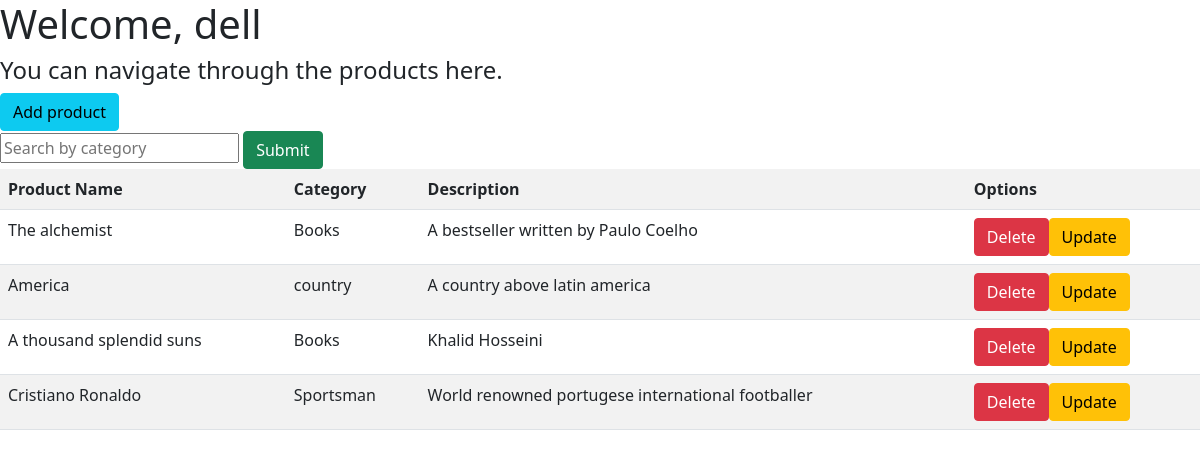
Page /dashboard/ (signed in) on the earlier database version.
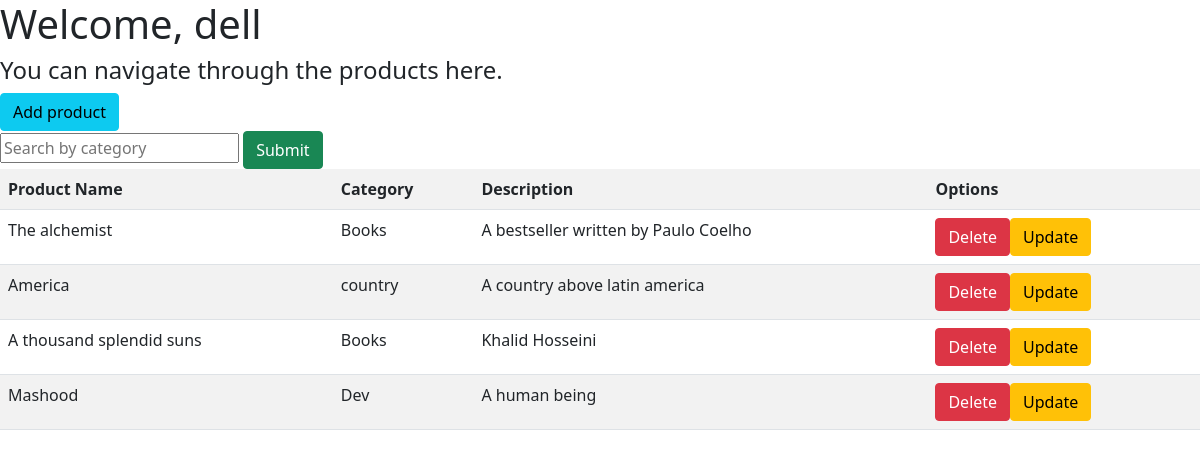
Same page on the later database version.
### adoptions/models.py (models this page shows)
class products(models.Model):
    product_name = models.CharField(max_length=255, primary_key=True, unique=True)
    tags = models.ManyToManyField(category, related_name="products")
    category_name = models.CharField(max_length=255)
    description = models.TextField(max_length=255)
    django_admin_side = models.CharField(max_length=255, blank=True)

### adoptions/views.py (the view)
# urls.py: path('dashboard/',views.dashboardView,name="dashboard"),
@login_required()
def dashboardView(request):
    context ={
        "data":"Gfg is the best",
        "count" :products.objects.count(),
        "products" :products.objects.all()
    }
    hashed_pass = make_password("Mashood")
    print(hashed_pass)
    return render(request,'dashboard.html', context)

### adoptions/templates/dashboard.html (shortened to what this page needs)
{% extends 'index.html' %}
{% block content %}
<h1>Welcome, {{user.username}}</h1>
<h4>You can navigate through the products here.</h4>
<a class="btn btn-info" href="{% url 'create_product' %}">Add product</a>
<form action="{% url 'search_product' %}" method="get">
<input type="text" name="category_name" placeholder="Search by category"></input>
<input type="submit" class="btn btn-success"></input>
</form>
<table class="table table-striped">
    <tr>
        <th>Product Name</th>
        <th>Category</th>
        <th>Description</th>
        <th>Options</th>
    </tr>
    {% for product in products %}
    <tr>
        <td>{{ product.product_name }}</td>
        <td>{{ product.category_name}}</td>
        <td>{{ product.description }}</td>
        <td><a class="btn btn-danger" href={% url 'delete_product' product.product_name  %}>Delete</a><a class="btn btn-warning" href={% url 'update_product' product.product_name  %}>Update</a></td>
    </tr>
    {% endfor %}
</table>
{% load static %}
{% endblock %}

Differences in the rows shown:
removed products: product_name "Cristiano Ronaldo", category_name "Sportsman", description "World renowned portugese international footballer"
added products: product_name "Mashood", category_name "Dev", description "A human being"
